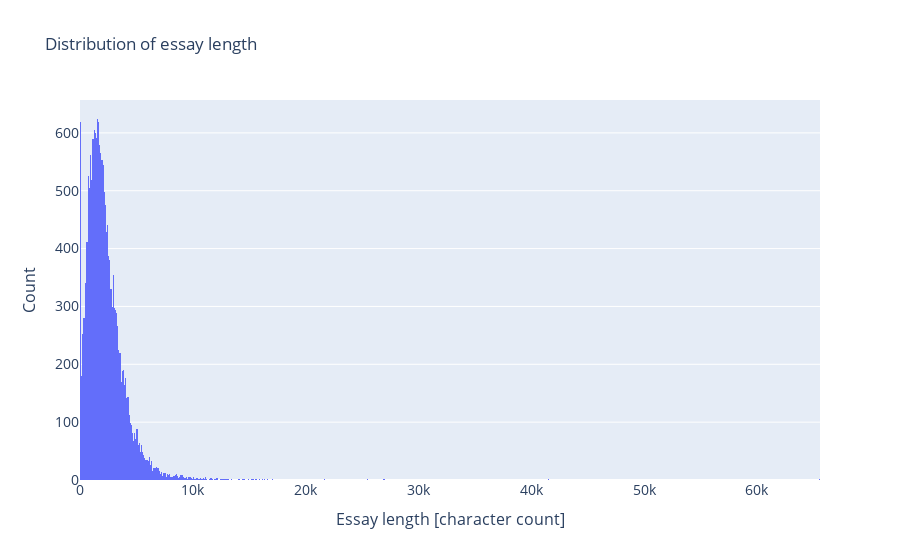

Here is the notebook cell this chart was saved with:
### Markdown cell above
<span style="color:royalblue">The age column seems to be the closest to a normal distribution, but still skewed.</span>

### Code cell
fig = go.Figure()

fig.add_trace(go.Histogram(x=ok_cupid_df['essay_len']))

fig.update_layout(barmode='overlay',
                  title='Distribution of essay length',
                  yaxis=dict(title='Count',
                             titlefont_size=16,
                             tickfont_size=14),
                  xaxis=dict(title='Essay length [character count]',
                             titlefont_size=16,
                             tickfont_size=14))

fig.show()

### Figure 1 — Plotly figure (JSON) as saved in the notebook; plotly's stock layout.template omitted (floating-point values rounded to 4 significant figures; data arrays with more than 128 entries replaced by an {"elided": "..."} marker saying what was removed)
{"data": [{"type": "histogram", "x": {"elided": "18520 int values"}}], "layout": {"autosize": true, "barmode": "overlay", "title": {"text": "Distribution of essay length"}, "xaxis": {"autorange": true, "range": [-0.5, 65600.0], "tickfont": {"size": 14}, "title": {"font": {"size": 16}, "text": "Essay length [character count]"}, "type": "linear"}, "yaxis": {"autorange": true, "range": [0, 656.8], "tickfont": {"size": 14}, "title": {"font": {"size": 16}, "text": "Count"}}}}
